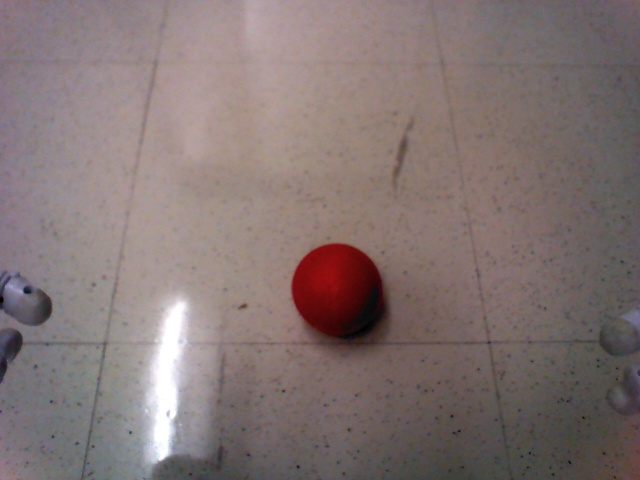
#> input picture testImages/15cm.jpg, 640 x 480 px, given in place of the camera
$ python detect_redball.py   (Python 2 division)
#> lines starting #> are read from the running program, lines starting #| are printed output that depends on the picture; after the words box and inside, x2 and y2 are one past the last pixel; in counts of white or black regions, pixels touching at a corner belong together
#!/usr/bin/env python
import cv2
import numpy as np

#cap = cv2.VideoCapture(0)
c = cv2.VideoCapture(0)
detected = False
while(detected is not True):

    # Take each frame
    _, img = c.read()
#> img is the input picture: shape (480, 640, 3); mean B, G, R 114.6, 115.9, 130.5
    img = cv2.flip(img,5)
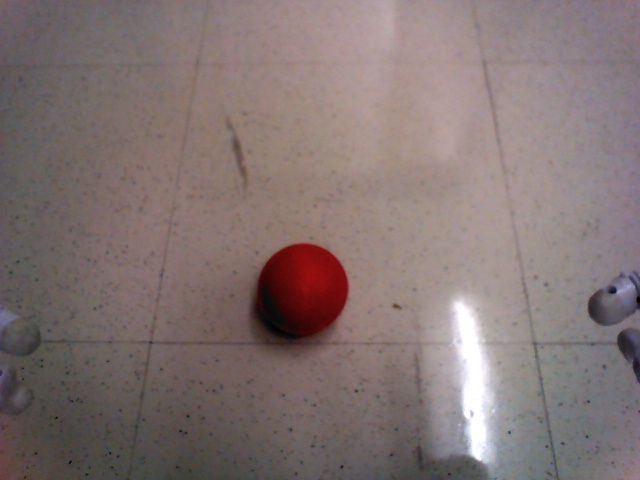
#> img: shape (480, 640, 3); mean B, G, R 114.6, 115.9, 130.5

    # Convert BGR to HSV
    hsv = cv2.cvtColor(img, cv2.COLOR_BGR2HSV)
#> hsv: shape (480, 640, 3); mean H, S, V 60, 37, 131

    #cv2.imshow("b", hsv)
    # define range of blue color in HSV
    lower_color = np.array([110,50,50], dtype=np.uint8)
    upper_color = np.array([130,255,255], dtype=np.uint8)

    # Threshold the HSV image to get only blue colors
    mask = cv2.inRange(hsv, lower_color, upper_color)
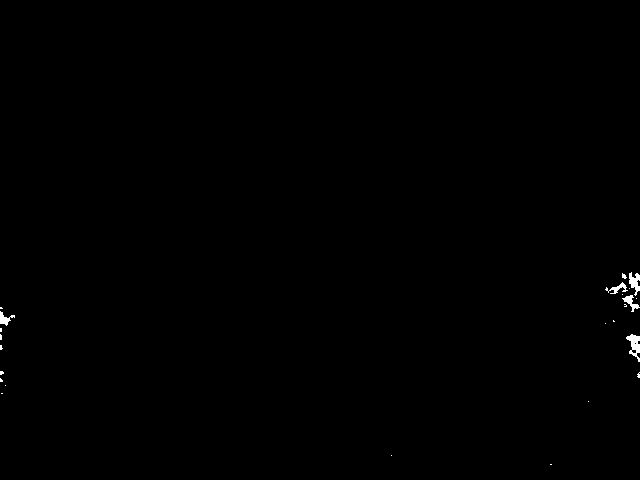
#> mask: shape (480, 640); 0.25% white; 24 white regions (19 under 20 px), largest, box (x1, y1, x2, y2) and area: (626, 334, 640, 362) 196, (629, 272, 640, 296) 149, (622, 295, 640, 312) 110, (605, 282, 628, 294) 98, (0, 311, 15, 326) 98
    #cv2.imshow('mask',mask)
    # Bitwise-AND mask and original image
    res = cv2.bitwise_and(img,img, mask= mask)
    #cv2.imshow("b", res)

    imgray = cv2.cvtColor(res,cv2.COLOR_BGR2GRAY)
    ret,thresh = cv2.threshold(imgray,127,255,0)
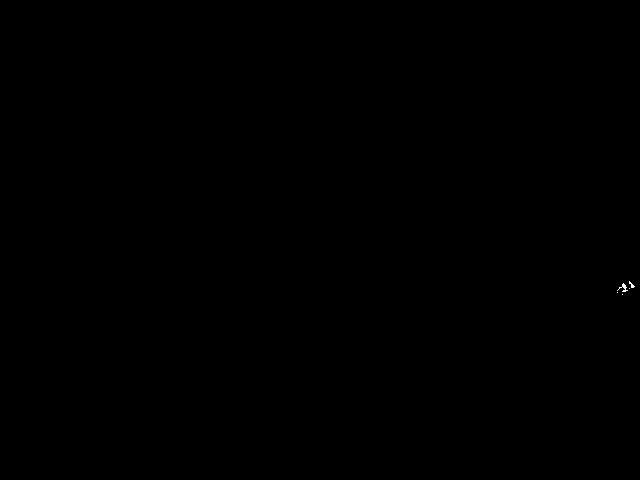
#> thresh: shape (480, 640); 0.02% white in thin lines or dots, all inside (x1, y1, x2, y2) = (617, 281, 635, 295)
    contours, hierarchy = cv2.findContours(imgray,cv2.RETR_TREE,cv2.CHAIN_APPROX_SIMPLE)
#> contours = 26 contours, 21 with area under 20; largest, box (x1, y1, x2, y2) and area: (626, 334, 640, 362) 170, (629, 272, 640, 296) 114, (622, 295, 640, 312) 82, (0, 311, 15, 326) 72, (605, 282, 628, 294) 62


    #erode = cv2.erode(res,None,iterations = 3)
    #dilate = cv2.dilate(erode,None,iterations = 10)
    #contours,hierarchy = cv2.findContours(res,cv2.RETR_LIST,cv2.CHAIN_APPROX_SIMPLE)
    for cnt in contours:

        x,y,w,h = cv2.boundingRect(cnt)
        print w,h
        if(w < 60 or h < 60):
            continue

        cx,cy = x+w/2, y+h/2

        if 20 < res.item(cy,cx,0) < 30:
             #cv2.rectangle(f,(x,y),(x+w,y+h),[0,255,255],2)
            print "yellow :", x,y,w,h
        elif 100 < res.item(cy,cx,0) < 120:
             cv2.rectangle(img,(x,y),(x+w,y+h),[255,0,0],2)
             print "blue :", x,y,w,h
             detected = True
        cv2.imshow('img',img)
#> this loop made 26 passes
#> (x, y, w, h) on passes 2, 3, 5, 7, 8, 9, 10, 11, 15, 17, 19, 20: (391, 455, 1, 1), (588, 401, 1, 1), (5, 385, 1, 1), (637, 372, 3, 6), (0, 371, 4, 4), (0, 345, 3, 5), (626, 334, 14, 28), (631, 349, 6, 5), (605, 323, 1, 1), (0, 311, 15, 15), (624, 304, 3, 3), (636, 298, 1, 1)
#> (cnt, x, y, w, h) on passes 1, 4, 6, 12, 13, 14: ([[550, 464], [551, 464]], 550, 464, 2, 1), ([[1, 393], [2, 393]], 1, 393, 2, 1), ([[0, 378], [0, 381], [2, 381], [2, 380]], 0, 378, 3, 4), ([[634, 343], [635, 342], [636, 343], [635, 344]], 634, 342, 3, 3), ([[0, 334], [0, 339], [1, 339], [1, 335]], 0, 334, 2, 6), ([[0, 328], [0, 331], [1, 331], [1, 328]], 0, 328, 2, 4)
#| 2 1
#| 1 1
#| 1 1
#| 2 1
#| 1 1
#| 3 4
#| 3 6
#| 4 4
#> (further printed lines are left out)

    k = cv2.waitKey(5) & 0xFF
#> (key Esc is pressed here)
    if k == 27:
        break

cv2.destroyAllWindows()

$ run again, on testImages/20cm.jpg
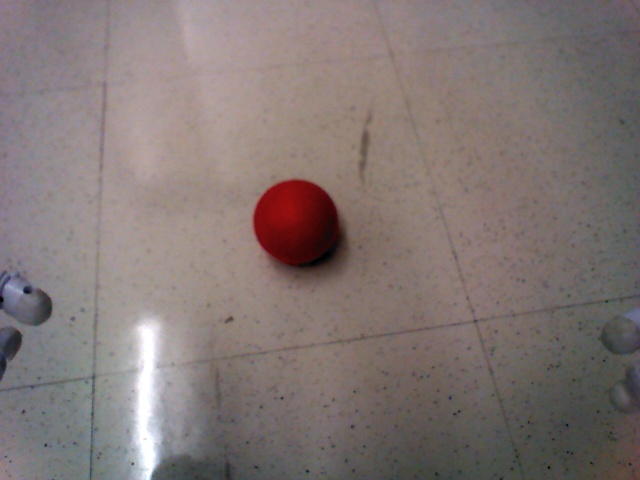
#> input picture testImages/20cm.jpg, 640 x 480 px, given in place of the camera
#> img is the input picture: shape (480, 640, 3); mean B, G, R 115.9, 117.9, 129.6
#> `img = cv2.flip(img,5)`:
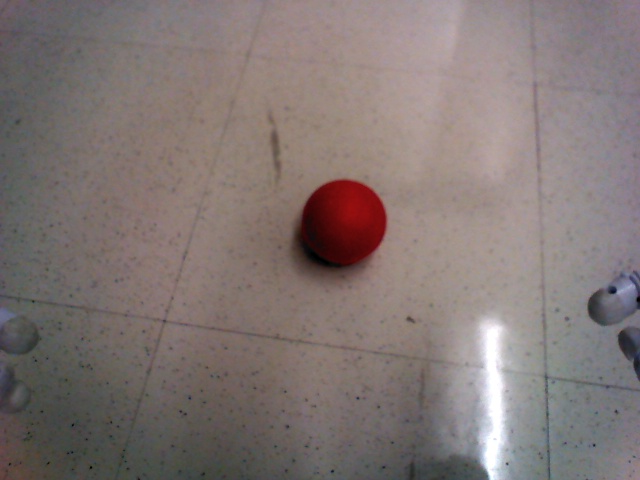
#> img: shape (480, 640, 3); mean B, G, R 115.9, 117.9, 129.6
#> hsv: shape (480, 640, 3); mean H, S, V 55.2, 33.4, 130.6
#> `mask = cv2.inRange(hsv, lower_color, upper_color)`:
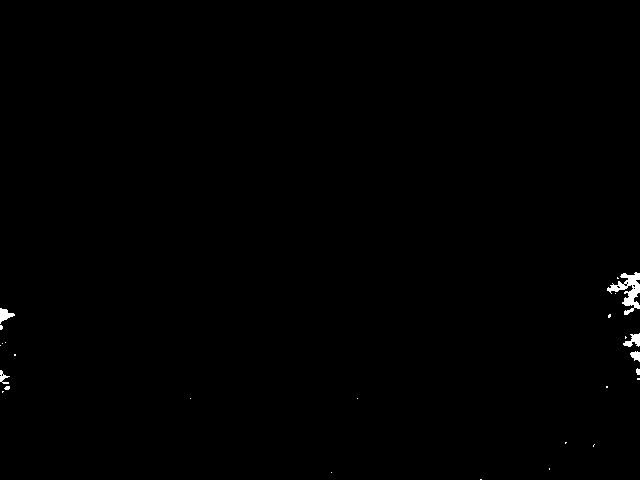
#> mask: shape (480, 640); 0.35% white; 26 white regions (20 under 20 px), largest, box (x1, y1, x2, y2) and area: (607, 272, 640, 315) 566, (623, 333, 640, 347) 132, (0, 308, 15, 324) 123, (630, 351, 640, 362) 73, (0, 370, 10, 384) 63, (636, 368, 640, 375) 23
#> thresh: shape (480, 640); 0.03% white in thin lines or dots, all inside (x1, y1, x2, y2) = (617, 282, 635, 295)
#> contours = 32 contours, 27 with area under 20; largest, box (x1, y1, x2, y2) and area: (607, 272, 640, 315) 474, (623, 333, 640, 347) 102, (0, 308, 15, 324) 98, (630, 351, 640, 362) 56, (0, 370, 10, 384) 41
#> the loop `for cnt in contours: ` made 32 passes
#> (x, y, w, h) on passes 2, 6, 7, 10, 12, 13, 14, 16: (331, 472, 1, 1), (357, 398, 1, 1), (190, 398, 1, 1), (4, 386, 6, 4), (0, 370, 10, 14), (1, 373, 3, 4), (636, 368, 4, 7), (630, 351, 10, 11)
#> (printed output is left out)

$ run again, on testImages/6cm.jpg
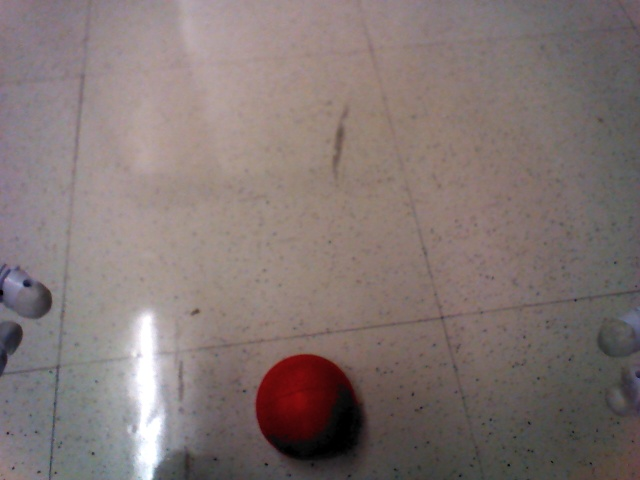
#> input picture testImages/6cm.jpg, 640 x 480 px, given in place of the camera
#> img is the input picture: shape (480, 640, 3); mean B, G, R 114.9, 116.9, 129.8
#> `img = cv2.flip(img,5)`:
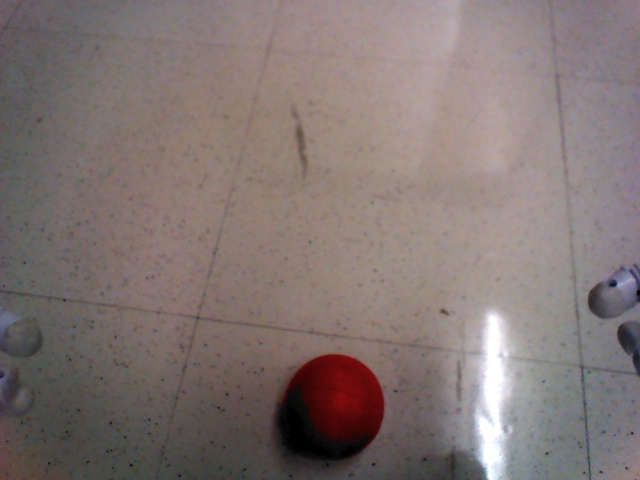
#> img: shape (480, 640, 3); mean B, G, R 114.9, 116.9, 129.8
#> hsv: shape (480, 640, 3); mean H, S, V 55.6, 36, 130.7
#> `mask = cv2.inRange(hsv, lower_color, upper_color)`:
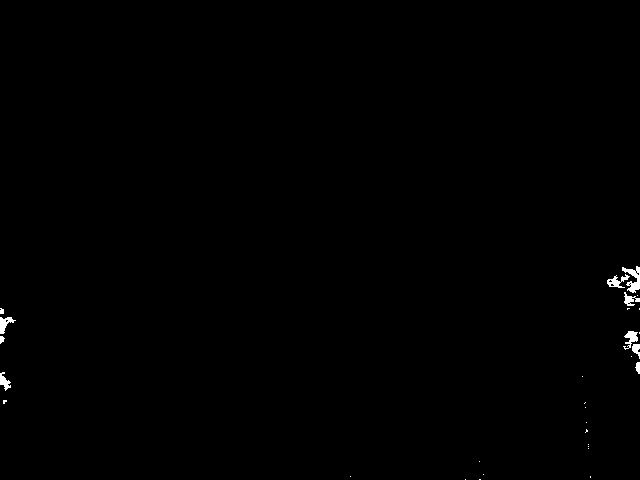
#> mask: shape (480, 640); 0.35% white; 30 white regions (20 under 20 px), largest, box (x1, y1, x2, y2) and area: (622, 266, 640, 293) 232, (607, 274, 630, 288) 138, (623, 331, 638, 350) 138
#> thresh: shape (480, 640); 0.02% white in thin lines or dots, all inside (x1, y1, x2, y2) = (479, 275, 633, 462)
#> contours = 38 contours, 30 with area under 20; largest, box (x1, y1, x2, y2) and area: (622, 266, 640, 293) 187, (607, 274, 630, 288) 108, (0, 317, 16, 334) 106, (623, 331, 638, 350) 100, (0, 372, 11, 391) 79, (624, 292, 640, 306) 74, (632, 344, 640, 359) 54, (635, 362, 640, 374) 30
#> the loop `for cnt in contours: ` made 38 passes
#> (x, y, w, h) on passes 2, 4, 5, 6, 7, 8, 9, 10: (465, 479, 1, 1), (350, 476, 1, 1), (483, 474, 1, 1), (479, 461, 1, 1), (588, 448, 1, 1), (588, 446, 1, 1), (588, 444, 1, 1), (585, 429, 3, 4)
#> (printed output is left out)
